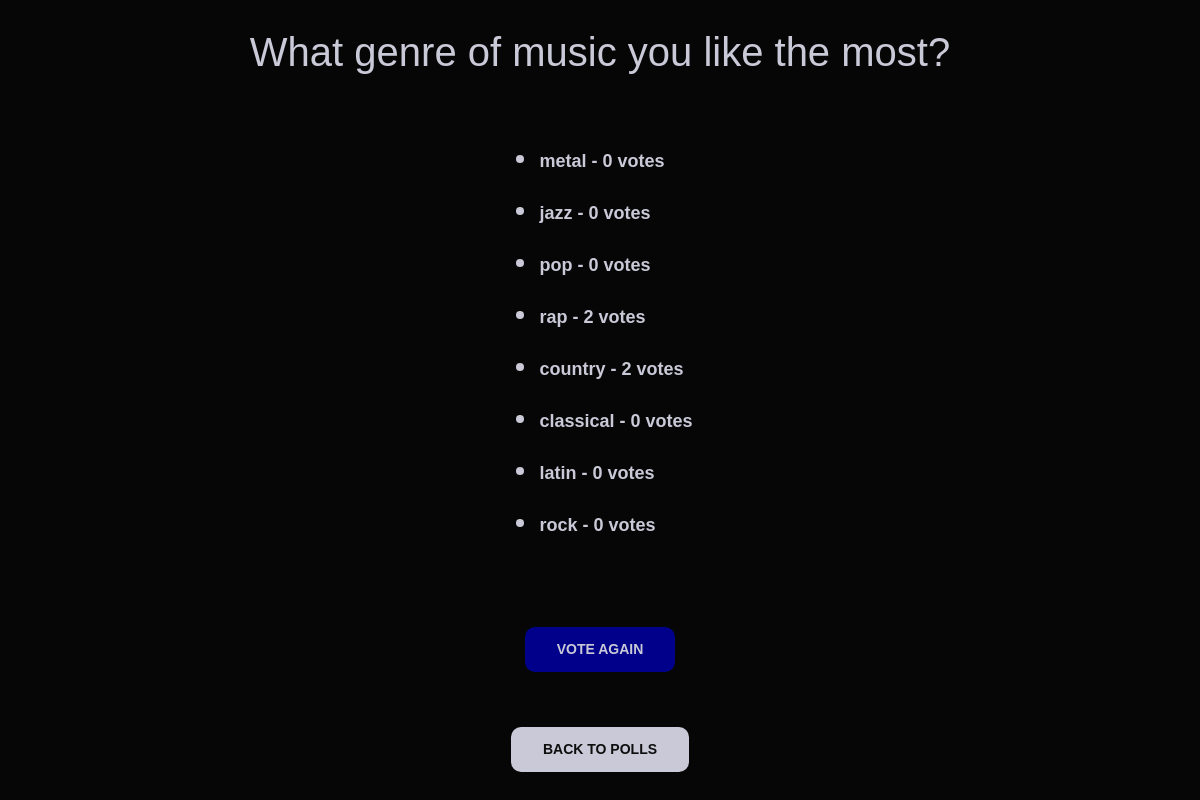
The page /polls/4/results/ on the database its author committed.
### polls/models.py (models this page shows, shortened)
class Question(models.Model):
    question_text = models.CharField(max_length=200)
    pub_date = models.DateTimeField("date published")

class Choice(models.Model):
    question = models.ForeignKey(Question, on_delete=models.CASCADE)
    choice_text = models.CharField(max_length=200)
    votes = models.IntegerField(default=0)

### polls/views.py (the view)
# urls.py: path("<int:pk>/results/", views.ResultsView.as_view(), name="results"),
class ResultsView(generic.DetailView):
    model = Question
    template_name = "polls/results.html"

### polls/templates/polls/results.html (shortened to what this page needs)
<link href="https://cdn.jsdelivr.net/npm/bootstrap@5.0.2/dist/css/bootstrap.min.css" rel="stylesheet">
{% load static %}
<link rel="stylesheet" href="{% static 'polls/main.css' %}" />
<h1>{{ question.question_text }}</h1>
<ul>
{% for choice in question.choice_set.all %}
    <li class="pb-3 vote_results">{{ choice.choice_text }} - {{ choice.votes }} vote{{ choice.votes|pluralize }}</li>
{% endfor %}
</ul>
<a href="{% url 'polls:detail' question.id %}" class="submit_btn">Vote again</a>
<a href="{% url 'polls:index' %}" class="back_btn">Back to Polls</a>

### polls/static/polls/main.css (style rules this page uses)
*, *::after, *::before { box-sizing: border-box; margin: 0; padding: 0; }
a { all: unset; cursor: pointer; }
.submit_btn { display: flex; align-items: center; color: rgb(201, 201, 216); padding: 0 2rem 0 2rem; font-size: 14px; font-weight: bold; background-color: darkblue; width: -moz-fit-content; width: fit-content; height: 45px; text-align: center; text-transform: uppercase; border: none; border-radius: 10px; }
.back_btn { display: flex; align-items: center; color: #0f0e0e; padding: 0 2rem 0 2rem; font-size: 14px; font-weight: bold; background-color: rgb(201, 201, 216); width: -moz-fit-content; width: fit-content; height: 45px; text-align: center; text-transform: uppercase; border: none; border-radius: 10px; }
.vote_results { font-size: 18px; font-weight: 600; }
li::marker { font-size: 1.65rem; }

### rows shown on the page
Question: question_text "What genre of music you like the most?"
Choice: choice_text "metal", votes "0"
Choice: choice_text "jazz", votes "0"
Choice: choice_text "pop", votes "0"
Choice: choice_text "rap", votes "2"
Choice: choice_text "country", votes "2"
Choice: choice_text "classical", votes "0"
Choice: choice_text "latin", votes "0"
Choice: choice_text "rock", votes "0"
